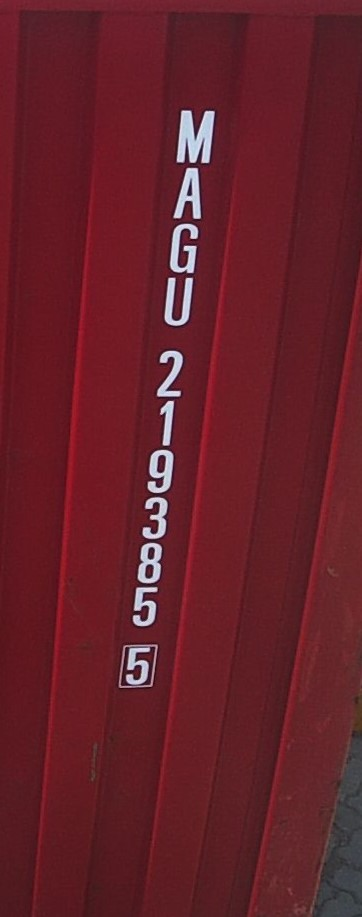
#> input picture ocr/test_vert4.jpg, 362 x 917 px
$ python tesseract_vertical.py
#> lines starting #> are read from the running program, lines starting #| are printed output that depends on the picture; after the words box and inside, x2 and y2 are one past the last pixel; in counts of white or black regions, pixels touching at a corner belong together
import cv2
import numpy as np
import pytesseract
import matplotlib.pyplot as plt

# Open an image using OpenCV with the correct color channel order
image_path = 'test_vert4.jpg'
image = cv2.imread(image_path, cv2.IMREAD_GRAYSCALE)  # Specify cv2.IMREAD_GRAYSCALE to read as grayscale
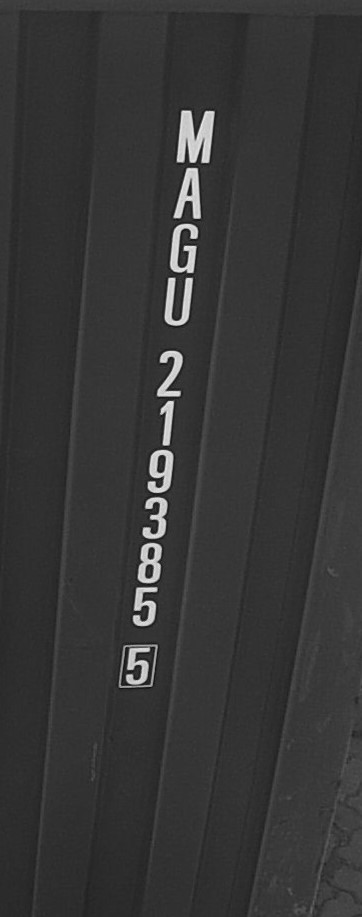
#> image: shape (917, 362); min 14, max 239, mean 54.4

# Define the border size (e.g., 10 pixels)
border_size = 10

# Increase the contrast using OpenCV
contrast_factor = 1.75  # You can adjust this value as needed
img_contrast = cv2.convertScaleAbs(image, alpha=contrast_factor, beta=0)
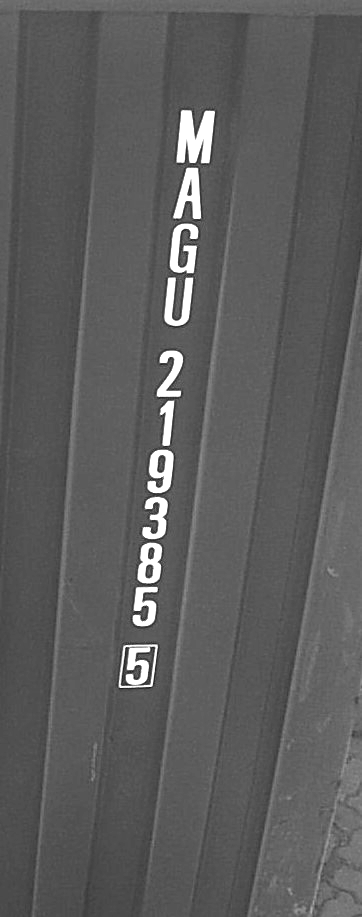
#> img_contrast: shape (917, 362); min 24, max 255, mean 93.1

# Binarize the grayscale image using a lower threshold (e.g., 150)
threshold_value = 100  # Adjust this threshold as needed
_, img_binary = cv2.threshold(img_contrast, threshold_value, 255, cv2.THRESH_OTSU)
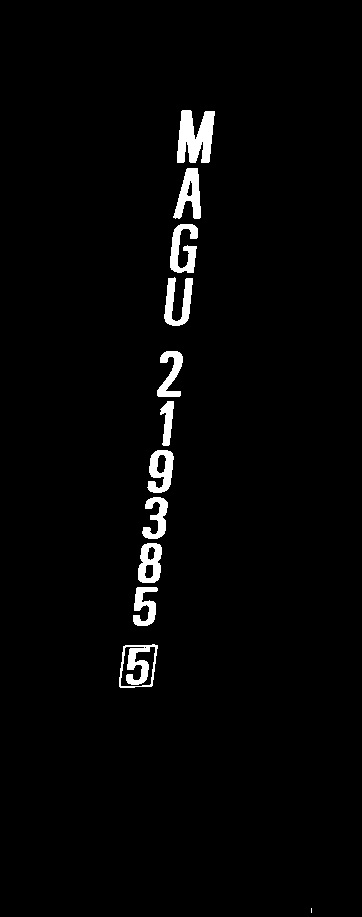
#> img_binary: shape (917, 362); 2.4% white; 12 white regions (1 under 20 px), largest, box (x1, y1, x2, y2) and area: (177, 110, 215, 163) 1421, (119, 644, 158, 688) 817, (173, 168, 201, 219) 794

# Reverse the binary image to correct the display
img_binary = cv2.bitwise_not(img_binary)

# Rotate the image 5 degrees counterclockwise
angle = 0  # Positive angle for counterclockwise rotation
rows, cols = img_binary.shape
#> rows = 917; cols = 362
M = cv2.getRotationMatrix2D((cols / 2, rows / 2), angle, 1)
#> M = [[1, 0, 0], [0, 1, 0]]
img_rotated = cv2.warpAffine(img_binary, M, (cols, rows))

# Add a white border around the image
img_with_border = np.ones((rows + 2 * border_size, cols + 2 * border_size), dtype=np.uint8) * 255
img_with_border[border_size:border_size + rows, border_size:border_size + cols] = img_rotated
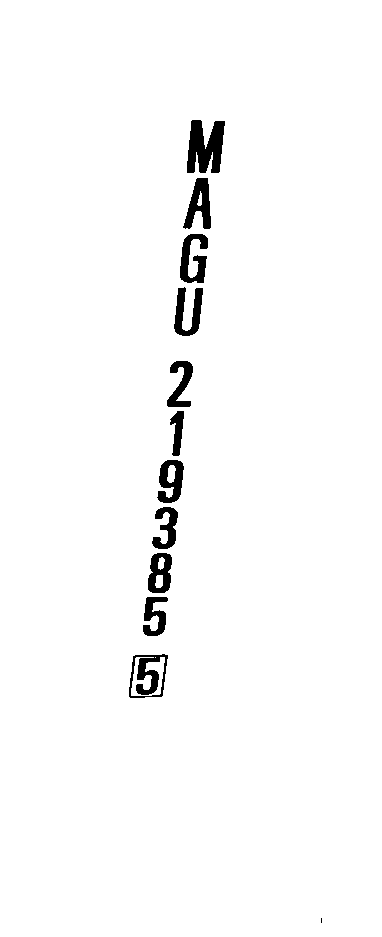
#> img_with_border: shape (937, 382); 97.8% white; 12 black regions (1 under 20 px), largest, box (x1, y1, x2, y2) and area: (187, 120, 225, 173) 1421, (129, 654, 168, 698) 817, (183, 178, 211, 229) 794

# Perform OCR using Tesseract on the rotated binary image with PSM 6 (vertical text)
#> (the run stopped early here; a loop or call above may not have finished)

$ run again, with ocr/test_vert2.jpg copied over ocr/test_vert4.jpg
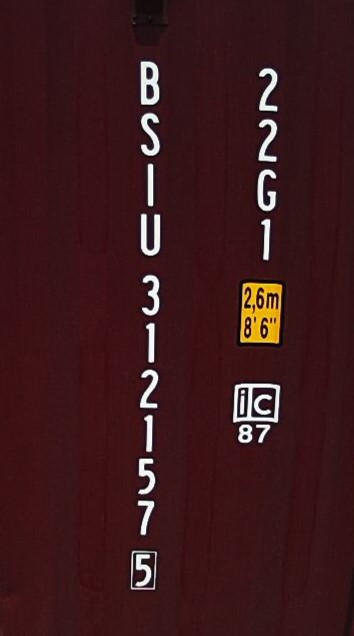
#> input picture ocr/test_vert2.jpg, 354 x 636 px
#> `_, img_binary = cv2.threshold(img_contrast, threshold_value, 255, cv2...`:
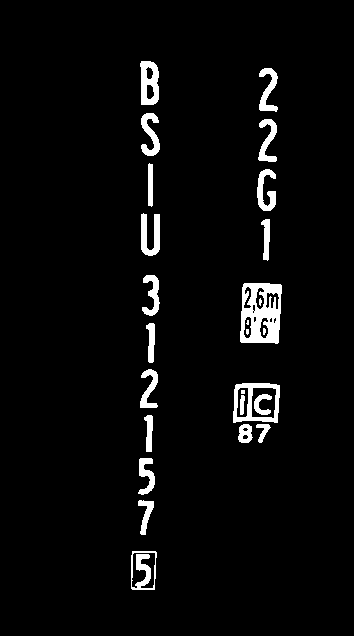
#> img_binary: shape (636, 354); 3.9% white; 26 white regions (5 under 20 px), largest, box (x1, y1, x2, y2) and area: (240, 283, 282, 344) 1777, (233, 383, 280, 423) 792, (140, 61, 159, 105) 607
#> `img_with_border[border_size:border_size + rows, border_size:border_siz..`:
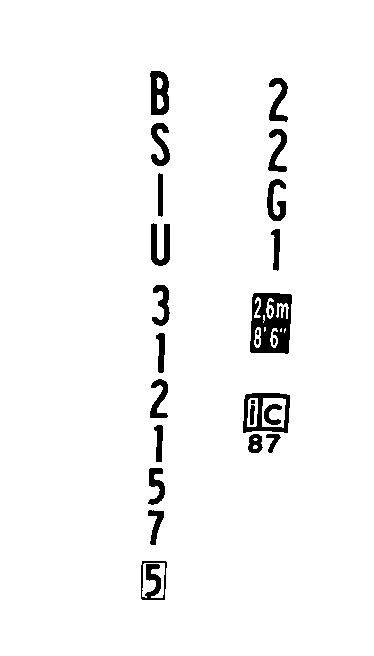
#> img_with_border: shape (656, 374); 96.4% white; 26 black regions (5 under 20 px), largest, box (x1, y1, x2, y2) and area: (250, 293, 292, 354) 1777, (243, 393, 290, 433) 792, (150, 71, 169, 115) 607

$ run again, with ocr/test_vert3.jpg copied over ocr/test_vert4.jpg
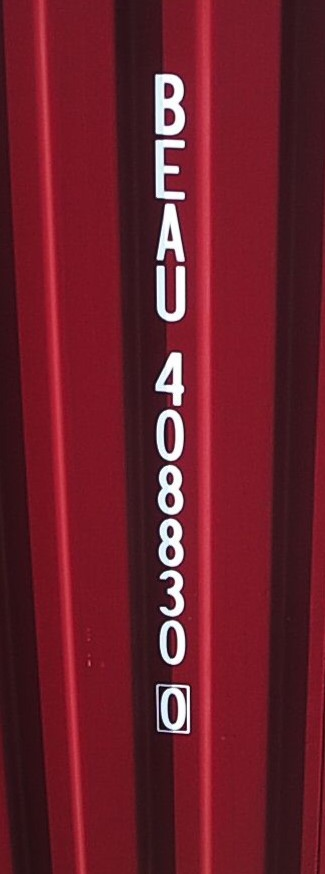
#> input picture ocr/test_vert3.jpg, 325 x 874 px
#> `_, img_binary = cv2.threshold(img_contrast, threshold_value, 255, cv2...`:
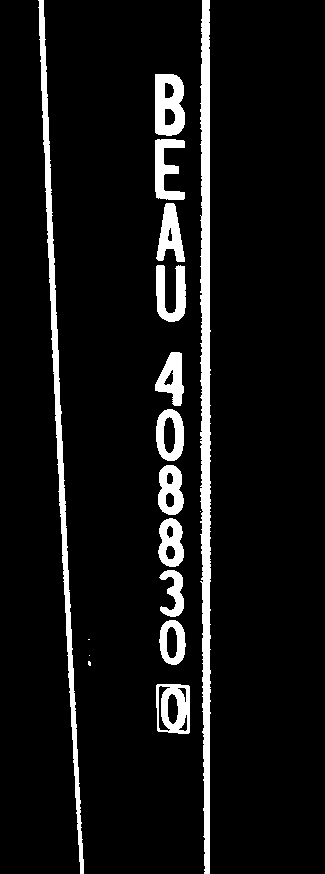
#> img_binary: shape (874, 325); 7.9% white; 17 white regions (4 under 20 px), largest, box (x1, y1, x2, y2) and area: (200, 0, 211, 874) 7213, (38, 0, 84, 874) 4737, (155, 74, 185, 136) 1433
#> `img_with_border[border_size:border_size + rows, border_size:border_siz..`:
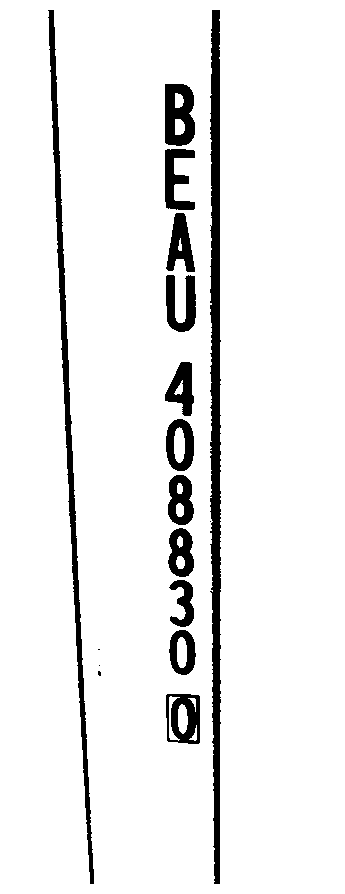
#> img_with_border: shape (894, 345); 92.7% white; 17 black regions (4 under 20 px), largest, box (x1, y1, x2, y2) and area: (210, 10, 221, 884) 7213, (48, 10, 94, 884) 4737, (165, 84, 195, 146) 1433
